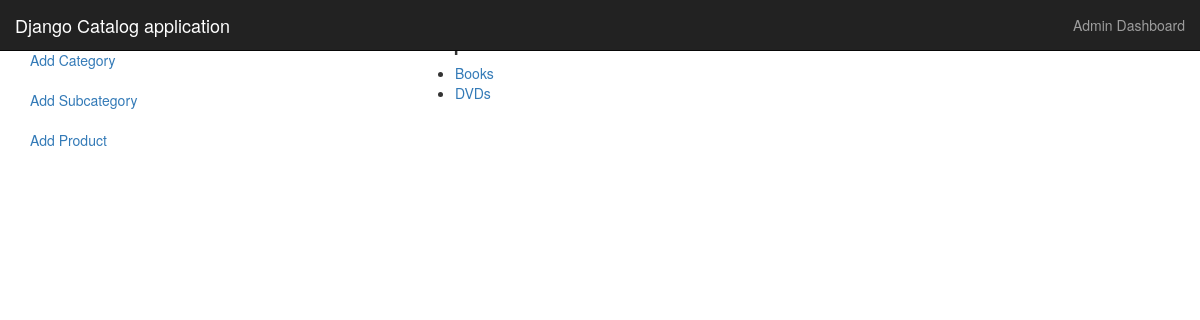
The page /catalog/departments/ on the database as committed earlier.
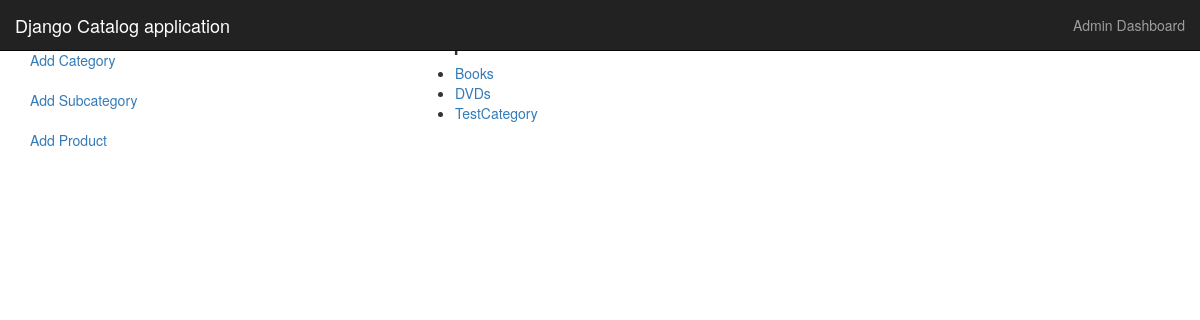
The same page on the database as committed later.
### catalog/models.py (models this page shows, shortened)
class Category(models.Model):
    title = models.CharField(max_length=50,unique=True)
    description = models.CharField(max_length=200)

### catalog/views.py (the view)
def departments(request):
    try:
        department_list = Category.objects.all()
    except Category.DoesNotExist:
        raise Http404("No Departments")
    template = loader.get_template('departments.html')
    context = {
        'department_list': department_list,
    }
    return HttpResponse(template.render(context, request))

### catalog/templates/departments.html
{% extends "base.html" %}
{% block content %}
    <div class="col-sm-9 col-sm-offset-3 col-md-5 col-md-offset-2 main">
    <h2 class="sub-header">Departments</h2>
        <ul>
            {% for d in department_list %}
                <li><a href="{% url 'category' d.id %}">{{ d.title }}</a></li>
            {% endfor %}
        </ul>
    </div>
{% endblock %}

### catalog/templates/base.html (shortened to what this page needs)
<!DOCTYPE html>
<html lang="en">
  <head>
    <link rel="stylesheet"
          href="https://maxcdn.bootstrapcdn.com/bootstrap/3.3.7/css/bootstrap.min.css"
>
    <link href="https://s3-us-west-2.amazonaws.com/elasticbeanstalk-us-west-2-027974239566/dashboard.css" rel="stylesheet">
  </head>
  <body>
    <nav class="navbar navbar-inverse navbar-fixed-top">
      <div class="container-fluid">
        <div class="navbar-header">
              <a class="navbar-brand" href="{% url 'index' %}">Django Catalog application</a>
        </div>
        <div id="navbar" class="navbar-collapse collapse">
          <ul class="nav navbar-nav navbar-right">
            <li><a href="/admin/">Admin Dashboard</a></li>
          </ul>
        </div>
      </div>
    </nav>
    <div class="container-fluid">
      <div class="row">
        <div class="col-sm-3 col-md-2 sidebar">
            {% include "sidebar.html" %}
        </div>
        <div>
            {% block content %}
            {% endblock %}
        </div>
      </div>
    </div>
  </body>
</html>

### catalog/templates/sidebar.html
{% block sidebar %}
    <ul class="nav nav-sidebar">
	    <li><a href="{% url 'departments' %}">Categories</a></li>
    </ul>
    <ul class="nav nav-sidebar">
        <li><a href="{% url 'add_category' %}">Add Category</a></li>
        <li><a href="{% url 'add_subcategory' %}">Add Subcategory</a></li>
        <li><a href="{% url 'add_product' %}">Add Product</a></li>
    </ul>
{% endblock %}

Rows that differ between the two databases and show on the page:
added Category: title "TestCategory"
